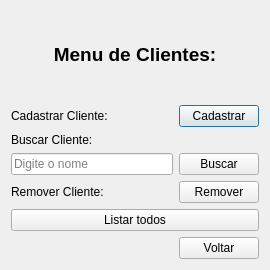
<?xml version="1.0" encoding="UTF-8"?>
<ui version="4.0">
 <class>menuCliente</class>
 <widget class="QDialog" name="menuCliente">
  <property name="geometry">
   <rect>
    <x>0</x>
    <y>0</y>
    <width>270</width>
    <height>270</height>
   </rect>
  </property>
  <property name="windowTitle">
   <string>Dialog</string>
  </property>
  <layout class="QVBoxLayout" name="verticalLayout_2">
   <item>
    <layout class="QVBoxLayout" name="verticalLayout">
     <item>
      <widget class="QLabel" name="label">
       <property name="text">
        <string>&lt;html&gt;&lt;head/&gt;&lt;body&gt;&lt;p align=&quot;center&quot;&gt;&lt;span style=&quot; font-size:14pt; font-weight:600; color:#000000;&quot;&gt;Menu de Clientes:&lt;/span&gt;&lt;/p&gt;&lt;/body&gt;&lt;/html&gt;</string>
       </property>
      </widget>
     </item>
    </layout>
   </item>
   <item>
    <layout class="QGridLayout" name="gridLayout">
     <item row="1" column="0">
      <widget class="QLabel" name="label_3">
       <property name="text">
        <string>Buscar Cliente:</string>
       </property>
      </widget>
     </item>
     <item row="0" column="1">
      <widget class="QPushButton" name="butCadastrar">
       <property name="text">
        <string>Cadastrar</string>
       </property>
      </widget>
     </item>
     <item row="2" column="0">
      <widget class="QLineEdit" name="lEditBuscarClient">
       <property name="placeholderText">
        <string>Digite o nome</string>
       </property>
      </widget>
     </item>
     <item row="3" column="0">
      <widget class="QLabel" name="label_4">
       <property name="text">
        <string>Remover Cliente:</string>
       </property>
      </widget>
     </item>
     <item row="2" column="1">
      <widget class="QPushButton" name="butBuscar">
       <property name="text">
        <string>Buscar</string>
       </property>
      </widget>
     </item>
     <item row="0" column="0">
      <widget class="QLabel" name="label_2">
       <property name="text">
        <string>Cadastrar Cliente:</string>
       </property>
      </widget>
     </item>
     <item row="3" column="1">
      <widget class="QPushButton" name="butRemover">
       <property name="text">
        <string>Remover</string>
       </property>
      </widget>
     </item>
    </layout>
   </item>
   <item>
    <widget class="QPushButton" name="butListartd">
     <property name="text">
      <string>Listar todos</string>
     </property>
    </widget>
   </item>
   <item>
    <layout class="QHBoxLayout" name="horizontalLayout">
     <item>
      <spacer name="horizontalSpacer">
       <property name="orientation">
        <enum>Qt::Horizontal</enum>
       </property>
       <property name="sizeHint" stdset="0">
        <size>
         <width>40</width>
         <height>20</height>
        </size>
       </property>
      </spacer>
     </item>
     <item>
      <widget class="QPushButton" name="butVoltar">
       <property name="text">
        <string>Voltar</string>
       </property>
      </widget>
     </item>
    </layout>
   </item>
  </layout>
 </widget>
 <resources/>
 <connections/>
</ui>
